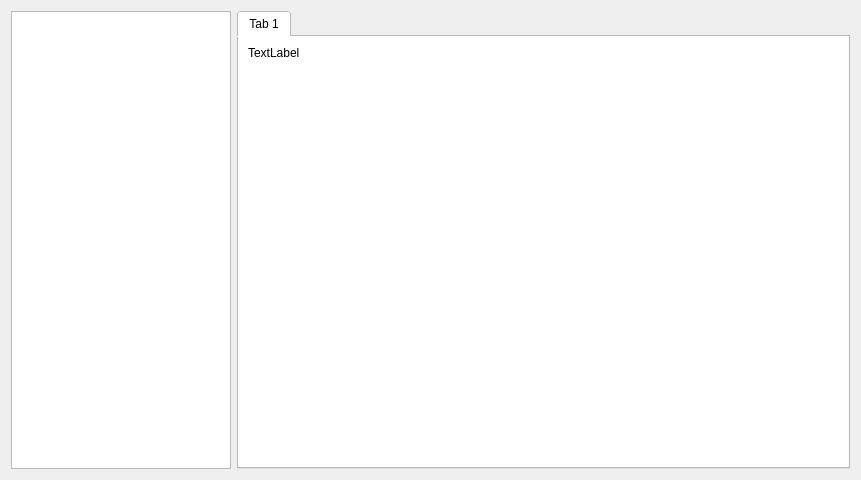
<?xml version="1.0" encoding="UTF-8"?>
<ui version="4.0">
 <class>Form</class>
 <widget class="QWidget" name="Form">
  <property name="geometry">
   <rect>
    <x>0</x>
    <y>0</y>
    <width>861</width>
    <height>480</height>
   </rect>
  </property>
  <property name="windowTitle">
   <string>Form</string>
  </property>
  <layout class="QHBoxLayout" name="horizontalLayout">
   <item>
    <widget class="QTreeView" name="tree_infs">
     <property name="maximumSize">
      <size>
       <width>220</width>
       <height>16777215</height>
      </size>
     </property>
    </widget>
   </item>
   <item>
    <widget class="QTabWidget" name="tab_inf">
     <property name="styleSheet">
      <string notr="true">background-color: rgb(255, 255, 255);</string>
     </property>
     <property name="currentIndex">
      <number>0</number>
     </property>
     <widget class="QWidget" name="tab_3">
      <attribute name="title">
       <string>Tab 1</string>
      </attribute>
      <layout class="QVBoxLayout" name="verticalLayout">
       <item>
        <widget class="QLabel" name="lbl_desc">
         <property name="text">
          <string>TextLabel</string>
         </property>
        </widget>
       </item>
       <item>
        <widget class="QTableView" name="tv_inf">
         <property name="frameShape">
          <enum>QFrame::NoFrame</enum>
         </property>
        </widget>
       </item>
       <item>
        <widget class="QTextEdit" name="txt_result">
         <property name="frameShape">
          <enum>QFrame::NoFrame</enum>
         </property>
        </widget>
       </item>
      </layout>
     </widget>
    </widget>
   </item>
  </layout>
 </widget>
 <resources/>
 <connections/>
</ui>
